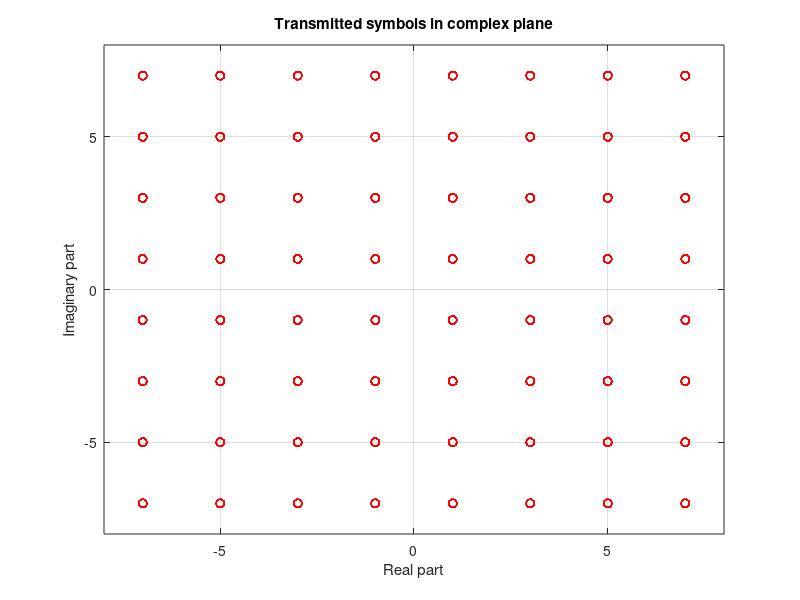

Source code (MATLAB): (Note: this script raises an error after producing the figure.)
% Project Work:
% Experimenting an Elementary Single-Carrier M-QAM-based Digital Communication Chain

%%Basic system parameters
clear all;
close all;
clc;

R = 10e6 ; % Symbol rate (symbols/s)
T = 1/R ;  % Symbol period (s)
r =  4;    % Oversampling factor (samples/pulse)

Fs = r/T;  % Sampling frequency (samples/s) or (Hz)
Ts = 1/Fs; % Sampling period (s)

%% Transmitter parameters
%%%  Generation of QAM symbols
N_symbols = 10000; % Number of symbols to transmit
M = 64;    % Modulation order (number of symbols)

% Generation of random symbols
% • First, create M-QAM constellation
% • Then draw the specified number ( N_symbols ) of random symbols from the constellation
% • Plot the transmitted symbols in complex plane, for visualization

qam_axis = -sqrt(M)+1:2:sqrt(M)-1; % QAM constellation axis

% Generation of the complex constellation alphabet using the bsxfun function
qam_alphabet = bsxfun(@plus, qam_axis.', 1i*qam_axis);

% Represent the alphabet into a row vector
qam_alphabet = qam_alphabet(:).';

% Draw a random vector of numbers between 1...M
symbol_ind = randi(length(qam_alphabet), 1, N_symbols);

% Map the random vector of numbers to the alphabet
symbols = qam_alphabet(symbol_ind);

% Plot the transmitted symbols in complex plane
figure(1);
plot(symbols, 'ro','MarkerEdgeColor','R');
axis([-sqrt(M) sqrt(M) -sqrt(M) sqrt(M)]);
xlabel('Real part');
ylabel('Imaginary part');
title('Transmitted symbols in complex plane');
grid on;

%%  Transmitter pulse shaping filtering
%%%  Generation of the pulse shaping filter
% • First, create the pulse shaping filter
% • Then plot the impulse response of the filter
% • Finally, plot the frequency response of the filter

% Create the pulse shaping filter
N_symbols_per_pulse = 40; % Number of symbols per pulse
rolloff = 0.20;           % Rolloff factor of the filter
span = N_symbols_per_pulse/2; % Filter span (in symbols)

% The transmit RRC filter
txfilter = rcosdesign(rolloff, N_symbols_per_pulse, r,'sqrt');

% Plot the pulse response of the filter
figure(2);
plot(-span*r*Ts:Ts:span*r*Ts, txfilter,'b');
xlabel('Time (s)');
ylabel('Amplitude');
title('Transmit RRC filter (pulse response)');
grid on;

%%% Filter the transmitted symbol sequence. We have to first upsample the symbol sequence rate to match
%%% with sampling rate of the filter/pulse
% Zero vector initilized for up-sampled symbol sequence
symbols_upsampled = zeros(size(1, N_symbols*r));

% Upsample the symbol sequence
symbols_upsampled = upsample(symbols, r); % or symbols_upsampled(1:r:r*N_symbols) = symbols;

% Filter the upsampled symbol sequence
symbols_tx = filter(txfilter, 1, symbols_upsampled); 
symbols_tx = symbols_tx(span*r+1:end-span*r); % Remove the filter transient
% or symbols_tx = symbols_tx(1+(length(txfilter)-1)/2:end);

% Plot the spectrum of the generated signal
NFFT = 16384; % Number of FFT points to use i.e. 2^14
f = Fs/2*linspace(-1,1,NFFT); % Frequency vector
S = fftshift(abs(fft(symbols_tx, NFFT))); % FFT of the signal in absoulte value
%S_dB = 20*log10(abs(S)); % Power spectral density (dB)
% or
S_dB = fftshift(20*log10(abs(fft(symbols_tx, NFFT)))); % Power spectral density (dB)

figure(3);
subplot(2,1,1);
plot(f/1e6, S ,'b'); 
xlabel('Frequency (MHz)');
ylabel('Relative amplitude');
title('Transmitted signal spectrum');
grid on;

subplot(2,1,2);
plot(f/1e6, S_dB ,'b');
xlabel('Frequency (MHz)');
ylabel('Power spectral density (dB)');
title('Transmitted signal spectrum');
grid on;

%%%% Tasks 1 %%%%%%%%%%%%%%%%%%%%%%%%%%%%%%%%%%%%%%%%%%%%%%%%%%%%%%%%%%%%%%
% • Plot the relevant responses and explain what you observe.

% The pulse response represents the spectrum of an OFDM signal with a sinc function as its envelope. 
% The spectrum of the transmitted signal is an OFDM signal with a sinc function as its envelope.

%% Noisy Multipath Channel Model
%  Next, we model the channel between the TX and RX. In all electrical
%  and/or electromagnetic communication systems, there is always additive
%  noise, hence that is one central ingredient in our channel modeling
% part as shown in Fig. 1. Furthermore, in many systems, there is also
% linear distortion, hence we take that also into account and it is modeled
% by a linear filter b(t) shown also in Fig. 1. Concrete example of linear
% distortion is multipath propagation in wireless communications. 
% * First  we experiment the linear distortion/multi-path propagation by generating
% three example impulse responses of a multipath channel:

% Generate three example impulse responses of a multipath channel
b1 = 1; % means no multipath at all
b2 = [0.9-0.15j 0 -0.2-0.44j 0 0.1+0.36j]; % some multipath components already
b3 = [0.8+0.2j 0 0 0 -0.3+0.68j 0 0 0 0 0.4-0.6j]/1.5; % more harsh multipaths

% Decide which channel profile to use and apply the channel model to the signal:
b = b1; % Choose the channel profile to use
symbols_rx = filter(b, 1, symbols_tx); % Apply the channel model to the signal

% Plot the spectrum of the signal after multipath channel effect is applied
S_rx = fftshift(abs(fft(symbols_rx, NFFT))); % FFT of the signal in absoulte value
S_rx_dB = fftshift(20*log10(abs(fft(symbols_rx, NFFT)))); % Power spectral density (dB)

figure(4);
subplot(2,2,1);
plot(f/1e6, S_rx ,'b');
xlabel('Frequency (MHz)');
ylabel('Relative amplitude');
title('Received signal spectrum');
grid on;

subplot(2,2,2);
plot(f/1e6, S_rx_dB ,'b');
xlabel('Frequency (MHz)');
ylabel('Power spectral density (dB)');
title('Received signal spectrum');
grid on;

subplot(2,2,3); % trnsmitter part
plot(f/1e6, S ,'b');
xlabel('Frequency (MHz)');
ylabel('Relative amplitude');
title('Transmitted signal spectrum');
grid on;

subplot(2,2,4); % trnsmitter part
plot(f/1e6, S_dB ,'b');
xlabel('Frequency (MHz)');
ylabel('Power spectral density (dB)');
title('Transmitted signal spectrum');
grid on;

% Next, we add white Gaussian noise to the signal. We first create a noise
% sequence with unit variance (power) and then scale it properly such that
% a given inband signal-to-noise ratio (SNR) is obtained, when the noise is
% superimposed with the signal y(t).
% * Set SNR in dB and generate a properly scaled noise sequence

SNRdB = 20; % Experimented signal-to-noise ratio [dB]

% Complex white Gaussian noise with unit variance (power)
noise = 1/sqrt(2)*(randn(size(symbols_rx)) + 1i*randn(size(symbols_rx)));

% Scale the noise such that the desired SNR is obtained
S_rx_power = var(S_rx); % Received signal power
noise_power = var(noise); % Noise power
noise_scale_factor = sqrt(S_rx_power/noise_power./(10^(SNRdB./10))); % Noise scale factor

% Add the noise to the signal
symbols_rx_noise = symbols_rx + noise_scale_factor*noise;

% Plot the spectrum of the signal after noise is added
S_rx_noise = fftshift(abs(fft(symbols_rx_noise, NFFT))); % FFT of the signal in absoulte value
S_rx_noise_dB = fftshift(20*log10(abs(fft(symbols_rx_noise, NFFT)))); % Power spectral density (dB)

figure(5);
subplot(2,2,1);
plot(f/1e6, S_rx_noise ,'b');
xlabel('Frequency (MHz)');
ylabel('Relative amplitude');
title('RX signal spectrum, b=b3, SNRdb=50');
grid on;

subplot(2,2,2);
plot(f/1e6, S_rx_noise_dB ,'b');
xlabel('Frequency (MHz)');
ylabel('Power spectral density (dB)');
title('RX signal spectrum, b=b3, SNRdb=50'); 
grid on;

subplot(2,2,3); % trnsmitter part
plot(f/1e6, S ,'b');
xlabel('Frequency (MHz)');
ylabel('Relative amplitude');
title('TX signal spectrum');
grid on;

subplot(2,2,4); % trnsmitter part
plot(f/1e6, S_dB ,'b');
xlabel('Frequency (MHz)');
ylabel('Power spectral density (dB)');
title('TX signal spectrum');
grid on;

%% Tasks 2
% • Vary the SNRdB value e.g. few values between 0 . . . 50, and see how that impacts the RX signal
% spectrum. Provide relevant spectral examples and explain what you observe.
% • Explain also the effects of multipath, why does the RX signal spectrum have clear fading
% notches inside the passband ? To address the issue, plot the amplitude response of the multipath channel on a separate figure. You can do it as

figure(99)
subplot(211)
plot(f/1e6, fftshift(abs(fft(b, NFFT)))); grid on;
title('Multipath b=b2 in absolute value')
subplot(212)
plot(f/1e6, fftshift(20*log10(abs(fft(b, NFFT))))); grid on;
title('Multipath b=b2 in log scale')

%% 4 Basic Receiver Processing (Filtering and Sampling)
%%% Receiver filtering and sampling
% • First, create the receive RRC filter

% The receive RRC filter 
rxfilter = txfilter; % Matched filter

% Filter the received noisy signal
symbols_rx_noise_filtered = filter(rxfilter, 1, symbols_rx_noise);
symbols_rx_noise_filtered = symbols_rx_noise_filtered(1+(length(rxfilter)-1)/2:end); % Remove the filter transient

% Plot the spectrum of the filtered signal
S_rx_noise_filtered = fftshift(abs(fft(symbols_rx_noise_filtered, NFFT))); % FFT of the signal in absoulte value
S_rx_noise_filtered_dB = fftshift(20*log10(abs(fft(symbols_rx_noise_filtered, NFFT)))); % Power spectral density (dB)

figure(6);
subplot(2,2,1);
plot(f/1e6, S_rx_noise ,'b');
xlabel('Frequency (MHz)');
ylabel('Relative amplitude');
title('Received signal spectrum, with multipath and noise');
grid on;

subplot(2,2,2);
plot(f/1e6, S_rx_noise_dB ,'b');
xlabel('Frequency (MHz)');
ylabel('Power spectral density (dB)');
title('Received signal spectrum, with multipath and noise');
grid on;

subplot(2,2,3);
plot(f/1e6, S_rx_noise_filtered ,'b');
xlabel('Frequency (MHz)');
ylabel('Relative amplitude');
title('Filtered received signal spectrum');
grid on;

subplot(2,2,4);
plot(f/1e6, S_rx_noise_filtered_dB ,'b');
xlabel('Frequency (MHz)');
ylabel('Power spectral density (dB)');
title('Filtered received signal spectrum');
grid on;

%%% Receiver sampling

% sample the filtered signal at the symbol rate
symbols_rx_noise_filtered_sampled = symbols_rx_noise_filtered(1:r:end);

% Plot the spectrum of the sampled signal
figure(7);
plot(symbols_rx_noise_filtered_sampled, 'b*'); 
hold on; grid on;
plot(qam_alphabet, 'ro','MarkerEdgeColor','r');
hold off;
axis equal;
%axis([-sqrt(M) sqrt(M) -sqrt(M) sqrt(M)]);
xlabel('Real part');
ylabel('Imaginary part');
title('Sampled RX symbols in complex plane, b=b1, SNRdB=20, M=64');
legend('Received samples', 'Original symbols')

%% Tasks 3
% • First momentarily omit the multipath (i.e. use the channel b1) and set SNR to 35 dB. Plot the
% RX signal constellation and explain what you see.
% • Then repeat by changing the SNR to 10 dB and 20 dB and plot and comment again the RX signal
% constellation. Would the RX still be able to reliably decode/detect the received signal ?
% • Then repeat by setting SNR back to 35 dB but now turning on the multipath channel. Experiment with both multipath channels b2 and b3. Plot always the RX signal constellation and try
% to explain what you see.
% • Then lower the SNR down to 10 dB. Again plot the RX signal constellations with all (multipath)
% channels b1, b2 and b3 and explain what you see.
% • Next, change the modulation order to M = 4, and repeat the above steps shortly. Comment on
% the differences.
% • Finally, change the modulation order to M = 64, and repeat the above steps shortly. Comment
% on the differences.

%% 4.2 Modeling a phase noise in receiver
% Next we incorporate a non-ideal frequency oscillator into the receiver chain. The short term instability of
% the oscillators appears as phase noise and sampling jitter, and it is very critical for the performance of the
% system. This is something that we have not discussed much during lectures and is thus complementary
% offering a chance to learn something new as well. For your convenience, there is ready-made Matlab function called phasenoise.m available at the course Moodle site to shortly experiment this issue. Download
% the m file, and put it into the folder where your actual source code is. This function models a free-running
% oscillator with 3 dB noise bandwidth determined by parameter Beta . Now we experiment the phasenoise effect on the above single-carrier waveform (without any additional channel noise or multipath of
% the channel, to be able to more easily visually interpret how phase noise is impacting the signal).
%  Apply the phase noise effect to the ideal transmit waveform and experiment the constellations of received signal.

Beta = 100; % Noise bandwidth in Hz
symbols_tx_phase_noise = phasenoise(numel(symbols_tx), Fs, Beta); % Apply the phase noise effect to the signal

% Omit AWGN noise and multipath and add phase noise:
% The effect on the used waveform is modeled by multiplying the ideal
% waveform samples with generated phase noise
symbols_rx = symbols_tx.*symbols_tx_phase_noise;

% filter the received signal
symbols_rx_filtered = filter(rxfilter, 1, symbols_rx);
symbols_rx_filtered = symbols_rx_filtered(1+(length(rxfilter)-1)/2:end); % Remove the filter transient

% sample the filtered signal at the symbol rate
symbols_rx_filtered_sampled = symbols_rx_filtered(1:r:end);

% Plot the spectrum of the signal after phase noise is added ( constellation for 1024 symbols)
figure(8);
plot(symbols_rx_filtered_sampled(1:1024), 'b*');
hold on; grid on;
plot(qam_alphabet, 'ro','MarkerEdgeColor','r');
hold off;
axis equal
%axis([-sqrt(M) sqrt(M) -sqrt(M) sqrt(M)]);
xlabel('Real part');
ylabel('Imaginary part');
title('Sampled received symbols in complex plane');
legend('Received samples', 'Original symbols')

%% Tasks 4
















